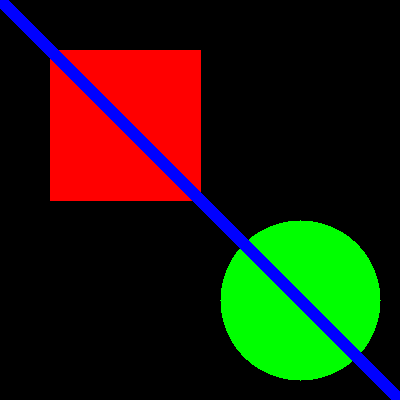
#> input picture DAY 3/test_image.png, 400 x 400 px, found by its file name
$ python exercise_4_sharpness_analysis.py   (older library calls are emulated)
#> lines starting #> are read from the running program, lines starting #| are printed output that depends on the picture
# exercise_4_sharpness_analysis.py

import cv2
import numpy as np


def analyze_sharpness(image):
    """
    Analyze image sharpness using Laplacian variance
    """
    gray = cv2.cvtColor(image, cv2.COLOR_BGR2GRAY)

    # Compute Laplacian
    laplacian = cv2.Laplacian(gray, cv2.CV_64F)

    # Compute variance
    variance = laplacian.var()

    # Create visualization
    laplacian_abs = cv2.convertScaleAbs(laplacian)
    laplacian_vis = cv2.cvtColor(laplacian_abs, cv2.COLOR_GRAY2BGR)

    # Determine sharpness status
    if variance < 100:
        status = "BLURRY"
        color = (0, 0, 255)
    elif variance < 500:
        status = "MODERATE"
        color = (0, 255, 255)
    else:
        status = "SHARP"
        color = (0, 255, 0)

    cv2.putText(
        laplacian_vis,
        f"Sharpness Score: {variance:.0f}",
        (10, 30),
        cv2.FONT_HERSHEY_SIMPLEX,
        0.6,
        color,
        2
    )

    cv2.putText(
        laplacian_vis,
        f"Status: {status}",
        (10, 60),
        cv2.FONT_HERSHEY_SIMPLEX,
        0.6,
        color,
        2
    )

    return laplacian_vis, variance, status


# Load image
image = cv2.imread("test_image.png")
#> image is the input picture: shape (400, 400, 3); mean B, G, R 10.7, 28.9, 32.4

if image is None:
    print("Error: Could not load image!")
    exit()

# Create blurry versions
blurry = cv2.GaussianBlur(image, (15, 15), 0)
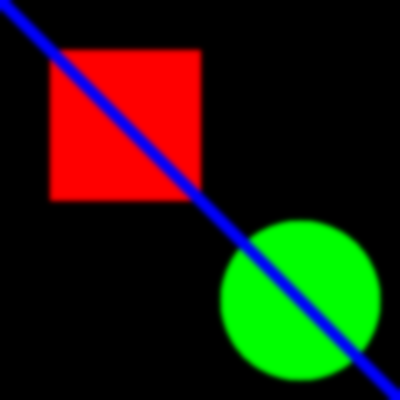
#> blurry: shape (400, 400, 3); mean B, G, R 10.7, 28.9, 32.4
very_blurry = cv2.GaussianBlur(image, (31, 31), 0)
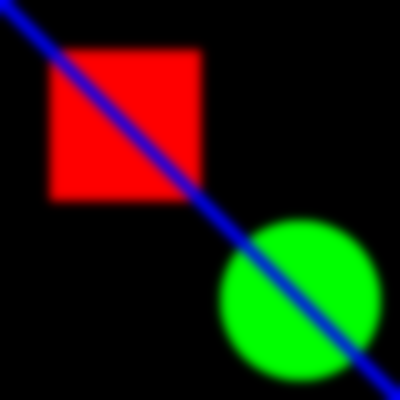
#> very_blurry: shape (400, 400, 3); mean B, G, R 10.7, 28.9, 32.4

# Analyze all versions
results = []

for img, name in [
    (image, "Original"),
    (blurry, "Blurry"),
    (very_blurry, "Very Blurry")
]:
    laplacian_vis, variance, status = analyze_sharpness(img)
    results.append((img, laplacian_vis, name, variance, status))
#> this loop made 3 passes
#> (name, variance, status, color in analyze_sharpness) on passes 1 to 3: ('Original', 517.6, 'SHARP', (0, 255, 0)), ('Blurry', 1.34, 'BLURRY', (0, 0, 255)), ('Very Blurry', 0.637, 'BLURRY', (0, 0, 255))
#> pass 1, in analyze_sharpness, `gray = cv2.cvtColor(image, cv2.COLOR_BGR2GRAY)`:
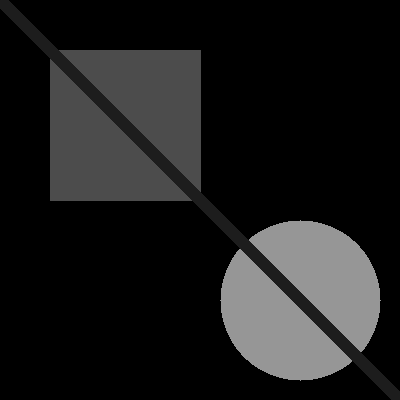
#> gray: shape (400, 400); min 0, max 150, mean 27.9
#> pass 1, in analyze_sharpness, `laplacian = cv2.Laplacian(gray, cv2.CV_64F)`:
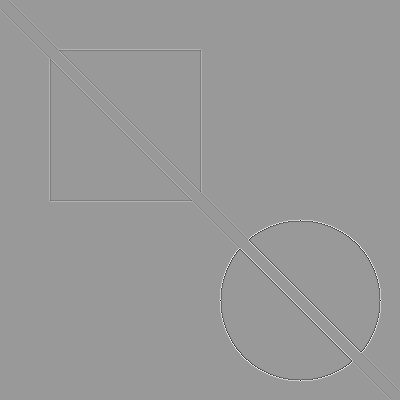
#> laplacian: shape (400, 400) float64; min -450, max 300, mean 0; drawn with min black and max white
#> pass 1, in analyze_sharpness, `laplacian_abs = cv2.convertScaleAbs(laplacian)`:
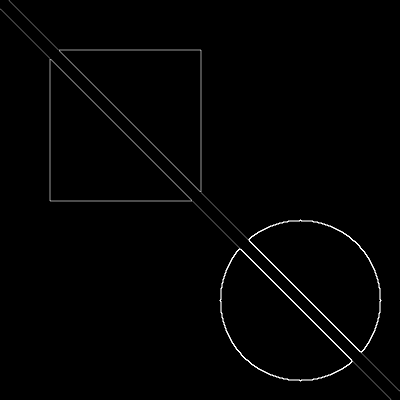
#> laplacian_abs: shape (400, 400); min 0, max 255, mean 2.8
#> after the loop, results = 3 items

# Create comparison grid
row_height = 130
display = np.zeros((row_height * len(results), 900, 3), dtype="uint8")
#> display: shape (390, 900, 3); every value is 0

for i, (img, lap, name, var, status) in enumerate(results):

    y_start = i * row_height
    y_end = y_start + row_height

    display[y_start:y_end, 0:300] = cv2.resize(img, (300, row_height))
    display[y_start:y_end, 300:600] = cv2.resize(lap, (300, row_height))

    cv2.putText(
        display,
        name,
        (10, y_start + 25),
        cv2.FONT_HERSHEY_SIMPLEX,
        0.5,
        (255, 255, 255),
        1
    )

    cv2.putText(
        display,
        f"Score: {var:.0f}",
        (10, y_start + 50),
        cv2.FONT_HERSHEY_SIMPLEX,
        0.4,
        (200, 200, 200),
        1
    )

    cv2.putText(
        display,
        f"Status: {status}",
        (10, y_start + 70),
        cv2.FONT_HERSHEY_SIMPLEX,
        0.4,
        (200, 200, 200),
        1
    )
#> this loop made 3 passes
#> (name, var, status, y_start, y_end) on passes 1 to 3: ('Original', 517.6, 'SHARP', 0, 130), ('Blurry', 1.34, 'BLURRY', 130, 260), ('Very Blurry', 0.637, 'BLURRY', 260, 390)
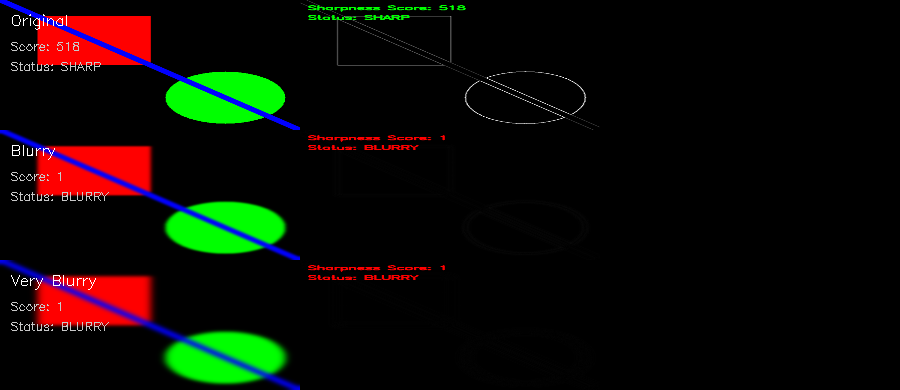
#> display: shape (390, 900, 3); mean of channels 0, 1, 2 4.8, 11.4, 12.5; drawn as B, G, R

cv2.imshow("Image Sharpness Analysis", display)
cv2.imwrite("sharpness_analysis.png", display)

cv2.waitKey(0)
cv2.destroyAllWindows()
